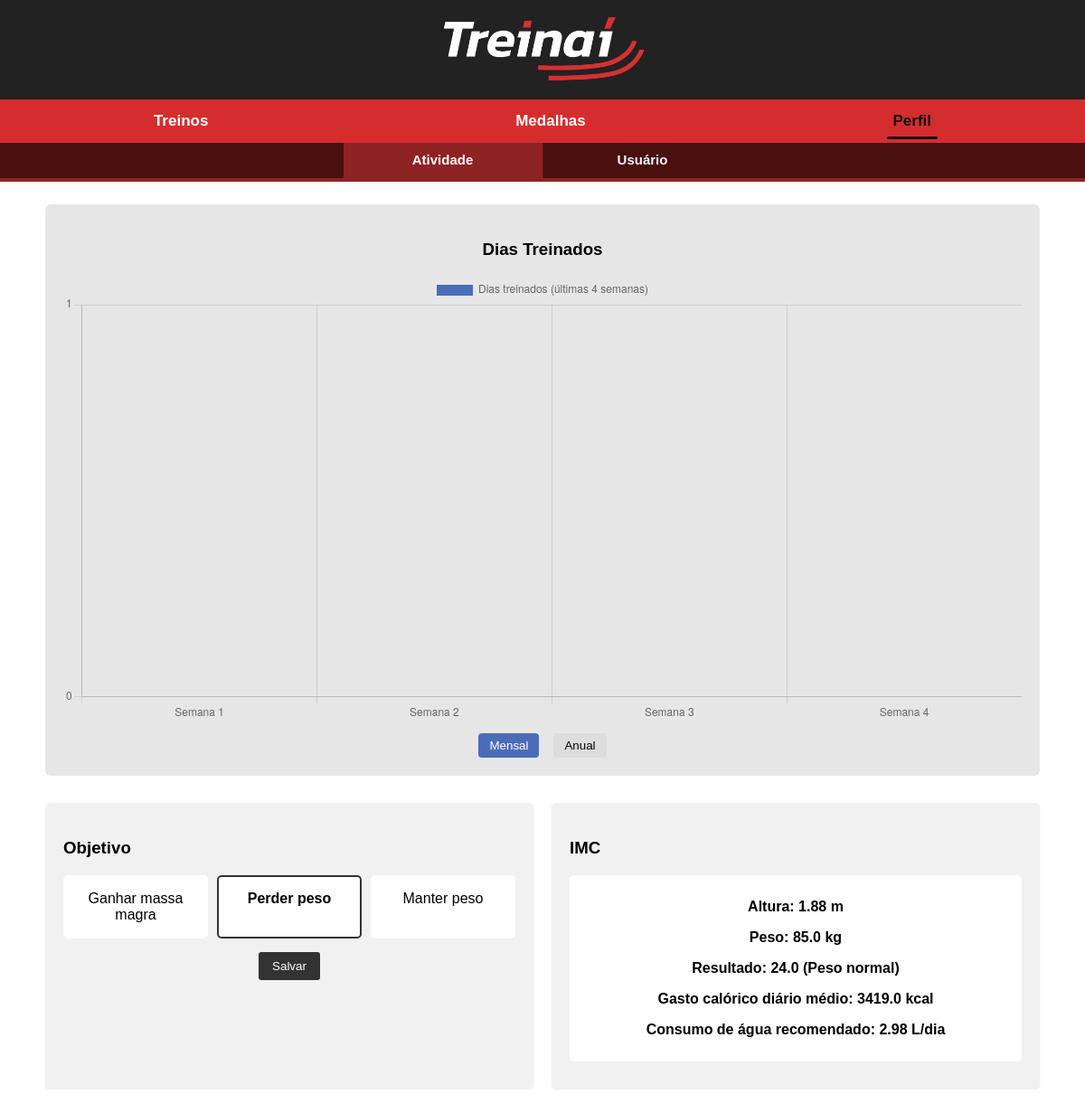
Before: /perfil/atividade/ (signed in) with the older database file.
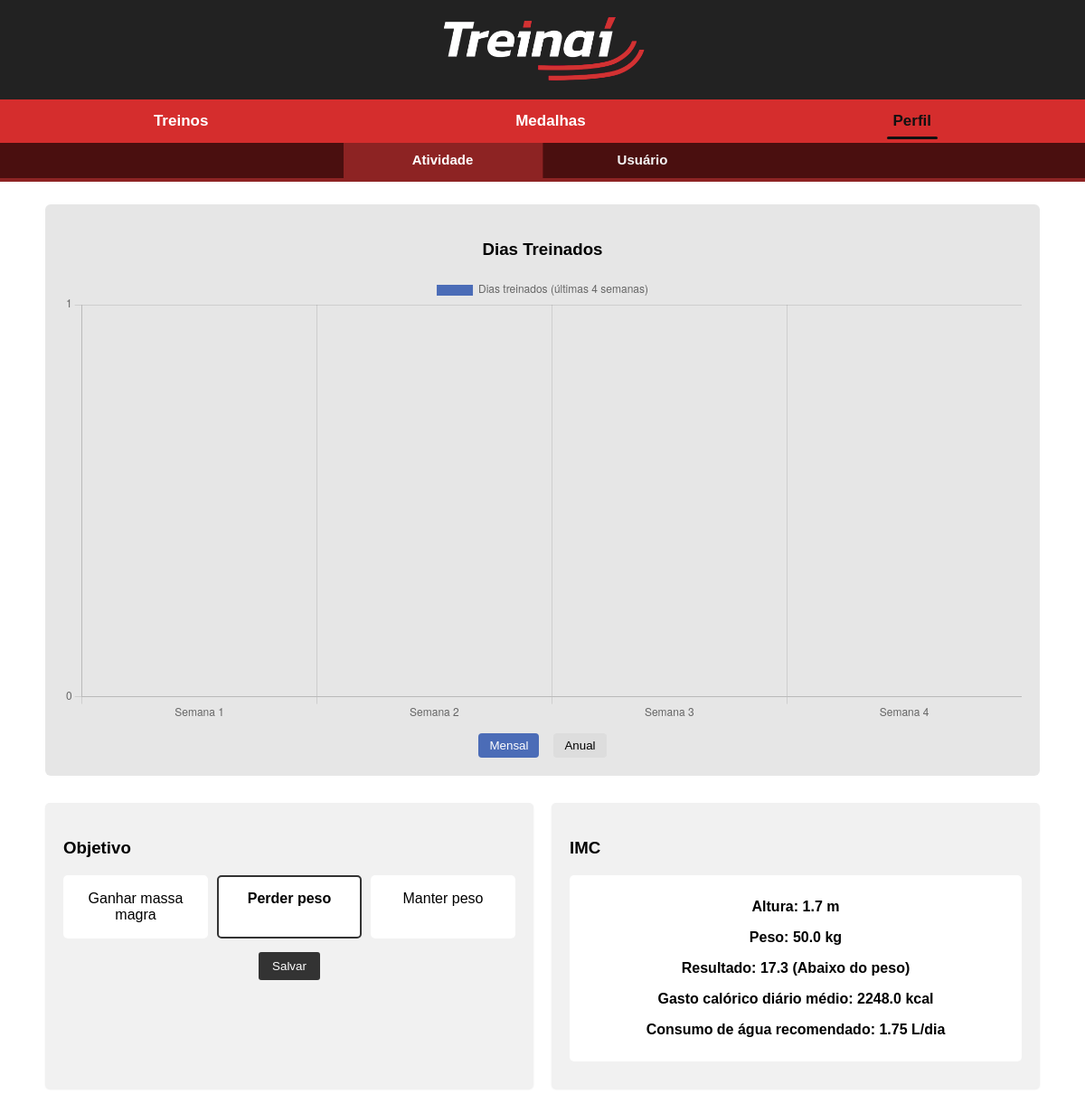
After: the same page with the newer database file.
### perfil/models.py (models this page shows, shortened)
class Perfil(models.Model):
    user = models.OneToOneField(
        settings.AUTH_USER_MODEL,
        on_delete=models.CASCADE
    )
    bio = models.TextField(blank=True, null=True)
    foto = models.ImageField(upload_to="perfil/", blank=True, null=True)
    altura_m = models.FloatField(null=True, blank=True)
    peso_kg = models.FloatField(null=True, blank=True)
    OBJETIVOS = (
        ("GANHO", "Ganhar massa magra"),
        ("PERDA", "Perder peso"),
        ("MANUT", "Manter peso"),
    )
    objetivo = models.CharField(max_length=6, choices=OBJETIVOS, blank=True, default="")
    meta_calorias = models.IntegerField(null=True, blank=True, help_text="Meta de calorias a perder")
    meta_set_at = models.DateTimeField(null=True, blank=True)
    notificacao_horario = models.TimeField(null=True, blank=True, help_text="Horário diário para notificações")

### IMC/views.py (the view, shortened to what this page needs)
# urls.py: path("atividade/", atividade, name="atividade"),
@login_required
def atividade(request):
	perfil, _ = Perfil.objects.get_or_create(user=request.user)
	msg = None
	atividades = Atividade.objects.filter(usuario=request.user)
	now = timezone.localdate()
	start_28 = now - timedelta(days=27)
	ativ_28 = Atividade.objects.filter(usuario=request.user, data__date__gte=start_28, data__date__lte=now)
	datas_28 = {a.data.date() for a in ativ_28}
	semanas_labels = []
	semanas_values = []
	for i in range(4, 0, -1):
		idx = i - 1
		week_start = now - timedelta(days=7*idx + 6)
		week_end = now - timedelta(days=7*idx)
		count = sum(1 for d in datas_28 if week_start <= d <= week_end)
		semanas_labels.append(f"Semana {5 - i}")
		semanas_values.append(count)
	year = now.year
	ativ_year = Atividade.objects.filter(usuario=request.user, data__year=year)
	datas_year = [a.data.date() for a in ativ_year]
	meses_labels = ["Jan","Fev","Mar","Abr","Mai","Jun","Jul","Ago","Set","Out","Nov","Dez"]
	meses_values = []
	for m in range(1,13):
		unique_days = {d for d in datas_year if d.month == m}
		meses_values.append(len(unique_days))
	imc = None
	classificacao = None
	gasto_calorico = None
	agua_recomendada = None
	altura_m_display = None
	peso_kg_display = None
	if perfil.altura_m is None or perfil.peso_kg is None:
		if not msg:
			msg = "Por favor, complete seus dados de altura e peso no perfil."
	else:
		try:
			raw_alt = float(perfil.altura_m)
			if raw_alt > 10:
				altura_m_display = round(raw_alt / 100.0, 2)
			else:
				altura_m_display = round(raw_alt, 2)
		except Exception:
			altura_m_display = None
		try:
			peso_kg_display = float(perfil.peso_kg)
		except Exception:
			peso_kg_display = None
		if altura_m_display is None or peso_kg_display is None:
			msg = "Altura e peso inválidos. Atualize suas informações no perfil."
		elif altura_m_display <= 0 or peso_kg_display <= 0:
			msg = "Altura e peso inválidos. Atualize suas informações no perfil."
		else:
			imc = float(peso_kg_display) / (float(altura_m_display) ** 2)
			classificacao = _classificar_imc(imc)
			tmb = 370 + (21.6 * float(peso_kg_display))
			gasto_calorico = round(tmb * 1.55, 0)
			agua_recomendada = round(float(peso_kg_display) * 35 / 1000, 2)
	contexto = {
		"atividades": atividades,
		"perfil": perfil,
		"imc": imc,
		"classificacao_imc": classificacao,
		"gasto_calorico": gasto_calorico,
		"agua_recomendada": agua_recomendada,
		"altura_m_display": altura_m_display,
		"peso_kg_display": peso_kg_display,
		"msg": msg,
		"grafico_mensal_labels": semanas_labels,
		"grafico_mensal_values": semanas_values,
		"grafico_anual_labels": meses_labels,
		"grafico_anual_values": meses_values,
	}
	return render(request, "perfil/atividade.html", contexto)

### IMC/views.py (called while the page is built)
def _classificar_imc(imc: float) -> str:
	if imc < 18.5:
		return "Abaixo do peso"
	elif 18.5 <= imc < 25:
		return "Peso normal"
	elif 25 <= imc < 30:
		return "Sobrepeso"
	elif 30 <= imc < 35:
		return "Obesidade I"
	elif 35 <= imc < 40:
		return "Obesidade II"
	return "Obesidade III"

### templates/perfil/atividade.html (shortened to what this page needs)
{% extends 'base.html' %}
{% load static %}
{% block content %}
<div class="perfil-tabs">
  <a href="{% url 'atividade' %}" class="active">Atividade</a>
  <a href="{% url 'usuario' %}">Usuário</a>
</div>
<div class="container">
  <div class="grafico-box">
    <h3>Dias Treinados</h3>
    <canvas id="graficoTreinos" height="140"></canvas>
    <div class="filtros">
      <button type="button" class="tab-btn" data-chart="mensal">Mensal</button>
      <button type="button" class="tab-btn" data-chart="anual">Anual</button>
    </div>
  </div>
  <div class="painel">
    <div class="objetivo-box">
      <h3>Objetivo</h3>
      <form method="post">
        <div class="objetivo-opcoes">
          <label class="objetivo-item {% if perfil.objetivo == 'GANHO' %}ativo{% endif %}">
            Ganhar massa magra
          </label>
          <label class="objetivo-item {% if perfil.objetivo == 'PERDA' %}ativo{% endif %}">
            Perder peso
          </label>
          <label class="objetivo-item {% if perfil.objetivo == 'MANUT' %}ativo{% endif %}">
            Manter peso
          </label>
        </div>
        <button type="submit" class="btn-salvar">Salvar</button>
      </form>
    </div>
  <div class="imc-box">
    <h3>IMC</h3>
    {% if msg %}
      <p>{{ msg }}</p>
    {% else %}
      <div class="imc-resultado">
  <p>Altura: {% if altura_m_display %}{{ altura_m_display }}{% else %}{{ perfil.altura_m }}{% endif %} m</p>
  <p>Peso: {% if peso_kg_display %}{{ peso_kg_display }}{% else %}{{ perfil.peso_kg }}{% endif %} kg</p>
        <p>
          Resultado:
          {% if imc %}
            {{ imc|floatformat:1 }} {% if classificacao_imc %} ({{ classificacao_imc }}){% endif %}
          {% else %}
            —
          {% endif %}
        </p>
        {% if gasto_calorico %}
          <p>Gasto calórico diário médio: {{ gasto_calorico }} kcal</p>
        {% endif %}
        {% if agua_recomendada %}
          <p>Consumo de água recomendado: {{ agua_recomendada }} L/dia</p>
        {% endif %}
      </div>
    {% endif %}
  </div>
</div>
{% endblock %}
{% block extra_head %}
<link rel="stylesheet" href="{% static 'css/grafico_atividade.css' %}">
{% endblock %}

Changed rows visible on the page:
changed Perfil: peso_kg "85.0" → "50.0"
Other visible differences:
{{ altura_m_display }}: "1.88" → "1.7"
{{ imc|floatformat:1 }}: "24.0" → "17.3"
{{ classificacao_imc }}: "Peso normal" → "Abaixo do peso"
{{ gasto_calorico }}: "3419.0" → "2248.0"
{{ agua_recomendada }}: "2.98" → "1.75"
